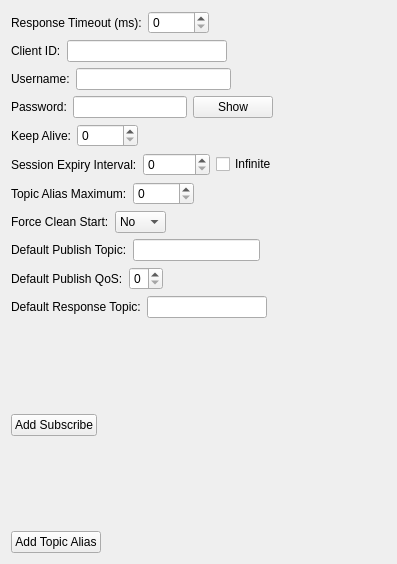
<?xml version="1.0" encoding="UTF-8"?>
<ui version="4.0">
 <class>Mqtt5ClientFilterConfigWidget</class>
 <widget class="QWidget" name="Mqtt5ClientFilterConfigWidget">
  <property name="geometry">
   <rect>
    <x>0</x>
    <y>0</y>
    <width>397</width>
    <height>564</height>
   </rect>
  </property>
  <property name="windowTitle">
   <string>Form</string>
  </property>
  <layout class="QVBoxLayout" name="verticalLayout">
   <item>
    <layout class="QHBoxLayout" name="horizontalLayout_2">
     <item>
      <widget class="QLabel" name="m_respTimeoutLabel">
       <property name="text">
        <string>Response Timeout (ms):</string>
       </property>
      </widget>
     </item>
     <item>
      <widget class="QSpinBox" name="m_respTimeoutSpinBox">
       <property name="maximum">
        <number>99999</number>
       </property>
      </widget>
     </item>
     <item>
      <spacer name="horizontalSpacer_2">
       <property name="orientation">
        <enum>Qt::Horizontal</enum>
       </property>
       <property name="sizeHint" stdset="0">
        <size>
         <width>40</width>
         <height>20</height>
        </size>
       </property>
      </spacer>
     </item>
    </layout>
   </item>
   <item>
    <layout class="QHBoxLayout" name="horizontalLayout">
     <item>
      <widget class="QLabel" name="m_clientIdLabel">
       <property name="toolTip">
        <string>Updated by &quot;mqtt5.client&quot; or &quot;mqtt.client&quot; inter-plugin configuration.</string>
       </property>
       <property name="text">
        <string>Client ID:</string>
       </property>
      </widget>
     </item>
     <item>
      <widget class="QLineEdit" name="m_clientIdLineEdit"/>
     </item>
     <item>
      <spacer name="horizontalSpacer">
       <property name="orientation">
        <enum>Qt::Horizontal</enum>
       </property>
       <property name="sizeHint" stdset="0">
        <size>
         <width>40</width>
         <height>20</height>
        </size>
       </property>
      </spacer>
     </item>
    </layout>
   </item>
   <item>
    <layout class="QHBoxLayout" name="horizontalLayout_7">
     <item>
      <widget class="QLabel" name="m_usernameLabel">
       <property name="toolTip">
        <string>Updated by &quot;mqtt5.username&quot; or &quot;mqtt.username&quot; inter-plugin configuration</string>
       </property>
       <property name="text">
        <string>Username:</string>
       </property>
      </widget>
     </item>
     <item>
      <widget class="QLineEdit" name="m_usernameLineEdit"/>
     </item>
     <item>
      <spacer name="horizontalSpacer_7">
       <property name="orientation">
        <enum>Qt::Horizontal</enum>
       </property>
       <property name="sizeHint" stdset="0">
        <size>
         <width>40</width>
         <height>20</height>
        </size>
       </property>
      </spacer>
     </item>
    </layout>
   </item>
   <item>
    <layout class="QHBoxLayout" name="horizontalLayout_8">
     <item>
      <widget class="QLabel" name="m_usernameLabel_2">
       <property name="toolTip">
        <string>Updated by &quot;mqtt5.password&quot; or &quot;mqtt.password&quot; inter-plugin configuration</string>
       </property>
       <property name="text">
        <string>Password:</string>
       </property>
      </widget>
     </item>
     <item>
      <widget class="QLineEdit" name="m_passwordLineEdit">
       <property name="echoMode">
        <enum>QLineEdit::Password</enum>
       </property>
      </widget>
     </item>
     <item>
      <widget class="QPushButton" name="m_passwordShowHidePushButton">
       <property name="text">
        <string>Show</string>
       </property>
       <property name="checkable">
        <bool>true</bool>
       </property>
      </widget>
     </item>
     <item>
      <spacer name="horizontalSpacer_8">
       <property name="orientation">
        <enum>Qt::Horizontal</enum>
       </property>
       <property name="sizeHint" stdset="0">
        <size>
         <width>40</width>
         <height>20</height>
        </size>
       </property>
      </spacer>
     </item>
    </layout>
   </item>
   <item>
    <layout class="QHBoxLayout" name="horizontalLayout_4">
     <item>
      <widget class="QLabel" name="m_keepAliveLabel">
       <property name="text">
        <string>Keep Alive:</string>
       </property>
      </widget>
     </item>
     <item>
      <widget class="QSpinBox" name="m_keepAliveSpinBox">
       <property name="maximum">
        <number>65535</number>
       </property>
      </widget>
     </item>
     <item>
      <spacer name="horizontalSpacer_5">
       <property name="orientation">
        <enum>Qt::Horizontal</enum>
       </property>
       <property name="sizeHint" stdset="0">
        <size>
         <width>40</width>
         <height>20</height>
        </size>
       </property>
      </spacer>
     </item>
    </layout>
   </item>
   <item>
    <layout class="QHBoxLayout" name="horizontalLayout_5">
     <item>
      <widget class="QLabel" name="m_sessionExpiryIntervalLabel">
       <property name="text">
        <string>Session Expiry Interval:</string>
       </property>
      </widget>
     </item>
     <item>
      <widget class="QSpinBox" name="m_sessionExpiryIntervalSpinBox">
       <property name="maximum">
        <number>2147483647</number>
       </property>
      </widget>
     </item>
     <item>
      <widget class="QCheckBox" name="m_sessionExpiryInfiniteCheckBox">
       <property name="text">
        <string>Infinite</string>
       </property>
      </widget>
     </item>
     <item>
      <spacer name="horizontalSpacer_6">
       <property name="orientation">
        <enum>Qt::Horizontal</enum>
       </property>
       <property name="sizeHint" stdset="0">
        <size>
         <width>40</width>
         <height>20</height>
        </size>
       </property>
      </spacer>
     </item>
    </layout>
   </item>
   <item>
    <layout class="QHBoxLayout" name="horizontalLayout_13">
     <item>
      <widget class="QLabel" name="m_topicAliasMaximumLabel">
       <property name="text">
        <string>Topic Alias Maximum:</string>
       </property>
      </widget>
     </item>
     <item>
      <widget class="QSpinBox" name="m_topicAliasMaximumSpinBox">
       <property name="maximum">
        <number>65535</number>
       </property>
      </widget>
     </item>
     <item>
      <spacer name="horizontalSpacer_13">
       <property name="orientation">
        <enum>Qt::Horizontal</enum>
       </property>
       <property name="sizeHint" stdset="0">
        <size>
         <width>40</width>
         <height>20</height>
        </size>
       </property>
      </spacer>
     </item>
    </layout>
   </item>
   <item>
    <layout class="QHBoxLayout" name="horizontalLayout_9">
     <item>
      <widget class="QLabel" name="m_cleanStartLabel">
       <property name="toolTip">
        <string>Force clean start on every (re) connection</string>
       </property>
       <property name="text">
        <string>Force Clean Start:</string>
       </property>
      </widget>
     </item>
     <item>
      <widget class="QComboBox" name="m_cleanStartComboBox">
       <item>
        <property name="text">
         <string>No</string>
        </property>
       </item>
       <item>
        <property name="text">
         <string>Yes</string>
        </property>
       </item>
      </widget>
     </item>
     <item>
      <spacer name="horizontalSpacer_9">
       <property name="orientation">
        <enum>Qt::Horizontal</enum>
       </property>
       <property name="sizeHint" stdset="0">
        <size>
         <width>40</width>
         <height>20</height>
        </size>
       </property>
      </spacer>
     </item>
    </layout>
   </item>
   <item>
    <layout class="QHBoxLayout" name="horizontalLayout_3">
     <item>
      <widget class="QLabel" name="m_pubTopicLabel">
       <property name="toolTip">
        <string>Updated by &quot;mqtt5.pub_topic&quot; or &quot;mqtt.pub_topic&quot; inter-plugin configuration</string>
       </property>
       <property name="text">
        <string>Default Publish Topic:</string>
       </property>
      </widget>
     </item>
     <item>
      <widget class="QLineEdit" name="m_pubTopicLineEdit"/>
     </item>
     <item>
      <spacer name="horizontalSpacer_3">
       <property name="orientation">
        <enum>Qt::Horizontal</enum>
       </property>
       <property name="sizeHint" stdset="0">
        <size>
         <width>40</width>
         <height>20</height>
        </size>
       </property>
      </spacer>
     </item>
    </layout>
   </item>
   <item>
    <layout class="QHBoxLayout" name="horizontalLayout_6">
     <item>
      <widget class="QLabel" name="m_pubQosLabel">
       <property name="toolTip">
        <string>Updated by &quot;mqtt5.pub_qos&quot; or &quot;mqtt.pub_qos&quot; inter-plugin configuration</string>
       </property>
       <property name="text">
        <string>Default Publish QoS:</string>
       </property>
      </widget>
     </item>
     <item>
      <widget class="QSpinBox" name="m_pubQosSpinBox">
       <property name="maximum">
        <number>2</number>
       </property>
      </widget>
     </item>
     <item>
      <spacer name="horizontalSpacer_4">
       <property name="orientation">
        <enum>Qt::Horizontal</enum>
       </property>
       <property name="sizeHint" stdset="0">
        <size>
         <width>40</width>
         <height>20</height>
        </size>
       </property>
      </spacer>
     </item>
    </layout>
   </item>
   <item>
    <layout class="QHBoxLayout" name="horizontalLayout_10">
     <item>
      <widget class="QLabel" name="m_respTopicLabel">
       <property name="toolTip">
        <string>Updated by &quot;mqtt5.resp_topic&quot; inter-plugin configuration</string>
       </property>
       <property name="text">
        <string>Default Response Topic:</string>
       </property>
      </widget>
     </item>
     <item>
      <widget class="QLineEdit" name="m_respTopicLineEdit"/>
     </item>
     <item>
      <spacer name="horizontalSpacer_10">
       <property name="orientation">
        <enum>Qt::Horizontal</enum>
       </property>
       <property name="sizeHint" stdset="0">
        <size>
         <width>40</width>
         <height>20</height>
        </size>
       </property>
      </spacer>
     </item>
    </layout>
   </item>
   <item>
    <widget class="QWidget" name="m_subsWidget" native="true"/>
   </item>
   <item>
    <layout class="QHBoxLayout" name="horizontalLayout_12">
     <item>
      <widget class="QPushButton" name="m_addSubPushButton">
       <property name="text">
        <string>Add Subscribe</string>
       </property>
      </widget>
     </item>
     <item>
      <spacer name="horizontalSpacer_12">
       <property name="orientation">
        <enum>Qt::Horizontal</enum>
       </property>
       <property name="sizeHint" stdset="0">
        <size>
         <width>40</width>
         <height>20</height>
        </size>
       </property>
      </spacer>
     </item>
    </layout>
   </item>
   <item>
    <widget class="QWidget" name="m_topicAliaseWidget" native="true"/>
   </item>
   <item>
    <layout class="QHBoxLayout" name="horizontalLayout_11">
     <item>
      <widget class="QPushButton" name="m_addTopicAliasPushButton">
       <property name="text">
        <string>Add Topic Alias</string>
       </property>
      </widget>
     </item>
     <item>
      <spacer name="horizontalSpacer_11">
       <property name="orientation">
        <enum>Qt::Horizontal</enum>
       </property>
       <property name="sizeHint" stdset="0">
        <size>
         <width>40</width>
         <height>20</height>
        </size>
       </property>
      </spacer>
     </item>
    </layout>
   </item>
  </layout>
 </widget>
 <resources/>
 <connections/>
</ui>
